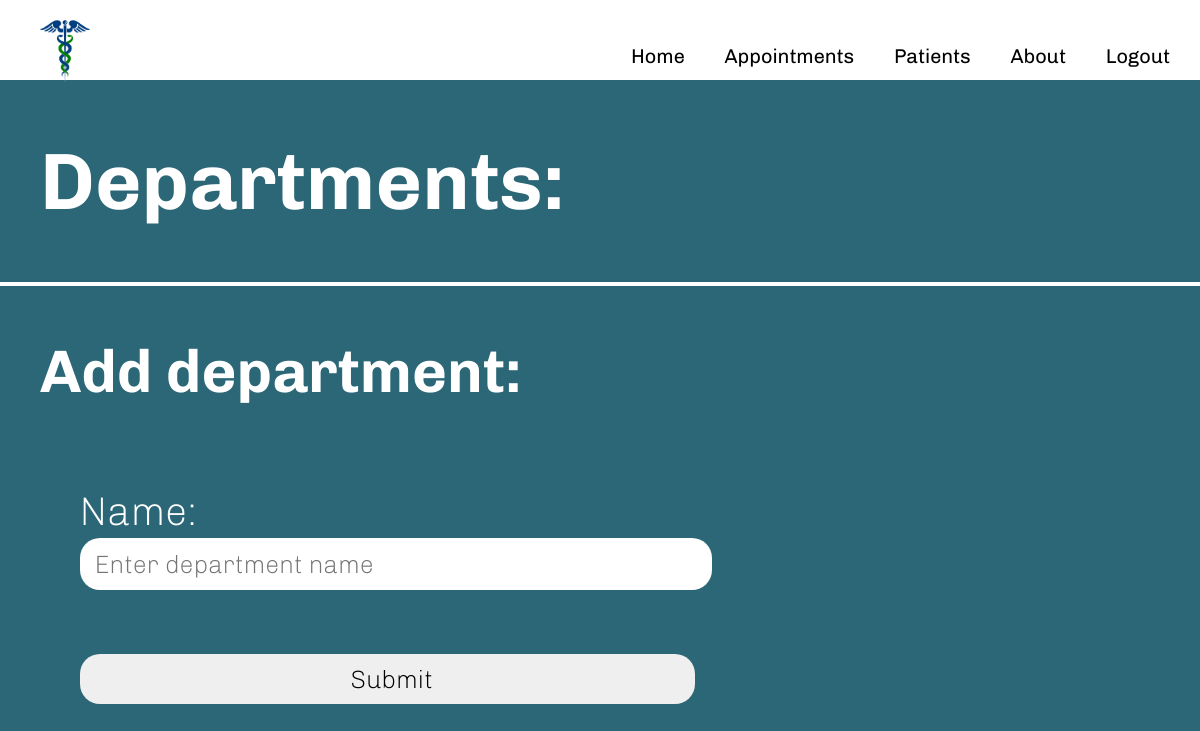
Before: /appointments/departments (signed in) with the older database file.
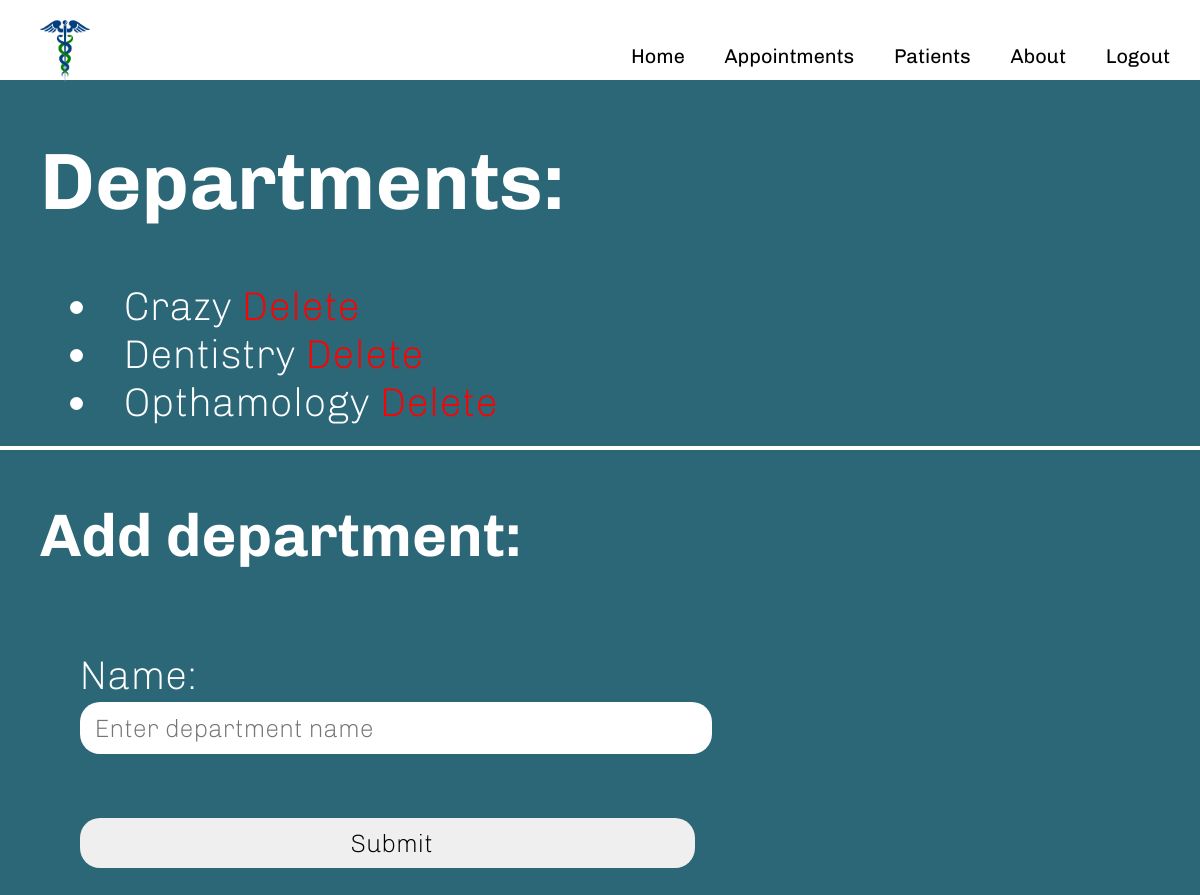
After: the same page with the newer database file.
### appointments/models.py (models this page shows, shortened)
class Department(models.Model):
    name = models.CharField(max_length=64)
    user = models.ForeignKey(User, on_delete=models.SET_NULL, null=True, blank=True)

### appointments/views.py (the view)
# urls.py: path("departments", views.departments, name="departments"),
@login_required(login_url='loginPage')
def departments(request):
    user=request.user
    return render(request, "appointments/departments.html", {
        "departments": Department.objects.filter(user=user)
    })

### appointments/templates/appointments/departments.html (shortened to what this page needs)
{% extends "appointments/layout.html" %}
{% block body %}
    <h1>Departments:</h1>
    {% for department in departments %}
    <div>
        <li>{{ department.name }} <a href="{% url 'removeDepartment' department.id %}" class="deleteButton" style="font-weight: 200;">Delete</a></li>
    </div>
    {% endfor %}
    <hr>
    <h2>Add department:</h2>
    <form action = "{% url 'addDepartment' %}" method="POST">
        <div class="addForm">
            Name:<br>
            <input type="text" name="departmentName" placeholder="Enter department name" required>
        </div>
        <div class="addForm">
            <input type="submit">
        </div>
    </form>
{% endblock %}

Changed rows visible on the page:
added Department: name "Crazy"
added Department: name "Dentistry"
added Department: name "Opthamology"
